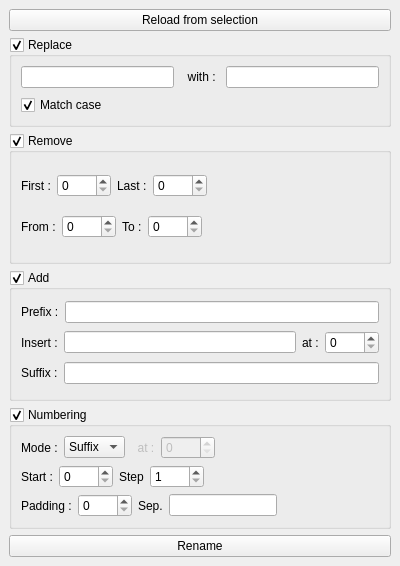
<?xml version="1.0" encoding="UTF-8"?>
<ui version="4.0">
 <class>MainWindow</class>
 <widget class="QMainWindow" name="MainWindow">
  <property name="geometry">
   <rect>
    <x>0</x>
    <y>0</y>
    <width>400</width>
    <height>566</height>
   </rect>
  </property>
  <property name="windowTitle">
   <string>MainWindow</string>
  </property>
  <widget class="QWidget" name="centralwidget">
   <layout class="QVBoxLayout" name="verticalLayout_9">
    <item>
     <widget class="QPushButton" name="reload_button">
      <property name="sizePolicy">
       <sizepolicy hsizetype="MinimumExpanding" vsizetype="Fixed">
        <horstretch>0</horstretch>
        <verstretch>0</verstretch>
       </sizepolicy>
      </property>
      <property name="text">
       <string>Reload from selection</string>
      </property>
     </widget>
    </item>
    <item>
     <widget class="QGroupBox" name="replace_group">
      <property name="sizePolicy">
       <sizepolicy hsizetype="Preferred" vsizetype="Fixed">
        <horstretch>0</horstretch>
        <verstretch>0</verstretch>
       </sizepolicy>
      </property>
      <property name="title">
       <string>Replace</string>
      </property>
      <property name="checkable">
       <bool>true</bool>
      </property>
      <layout class="QVBoxLayout" name="verticalLayout_3">
       <property name="leftMargin">
        <number>0</number>
       </property>
       <property name="topMargin">
        <number>0</number>
       </property>
       <property name="rightMargin">
        <number>0</number>
       </property>
       <property name="bottomMargin">
        <number>0</number>
       </property>
       <item>
        <widget class="QWidget" name="replace_widget" native="true">
         <layout class="QVBoxLayout" name="verticalLayout_5">
          <property name="spacing">
           <number>7</number>
          </property>
          <item>
           <layout class="QHBoxLayout" name="replace_layout">
            <item>
             <widget class="QLineEdit" name="replace_line"/>
            </item>
            <item>
             <widget class="QLabel" name="with_label">
              <property name="text">
               <string>  with : </string>
              </property>
             </widget>
            </item>
            <item>
             <widget class="QLineEdit" name="replacewith_line"/>
            </item>
           </layout>
          </item>
          <item>
           <widget class="QCheckBox" name="matchcase_checkbox">
            <property name="text">
             <string>Match case</string>
            </property>
            <property name="checked">
             <bool>true</bool>
            </property>
           </widget>
          </item>
         </layout>
        </widget>
       </item>
      </layout>
     </widget>
    </item>
    <item>
     <widget class="QGroupBox" name="remove_group">
      <property name="title">
       <string>Remove</string>
      </property>
      <property name="checkable">
       <bool>true</bool>
      </property>
      <layout class="QVBoxLayout" name="verticalLayout_2">
       <property name="leftMargin">
        <number>0</number>
       </property>
       <property name="topMargin">
        <number>0</number>
       </property>
       <property name="rightMargin">
        <number>0</number>
       </property>
       <property name="bottomMargin">
        <number>0</number>
       </property>
       <item>
        <widget class="QWidget" name="remove_widget" native="true">
         <layout class="QVBoxLayout" name="verticalLayout">
          <item>
           <layout class="QHBoxLayout" name="firstlast_layout">
            <item>
             <widget class="QLabel" name="fisrt_label">
              <property name="text">
               <string>First :</string>
              </property>
             </widget>
            </item>
            <item>
             <widget class="QSpinBox" name="first_spin">
              <property name="maximum">
               <number>9999</number>
              </property>
             </widget>
            </item>
            <item>
             <widget class="QLabel" name="last_label">
              <property name="text">
               <string>Last :</string>
              </property>
             </widget>
            </item>
            <item>
             <widget class="QSpinBox" name="last_spin">
              <property name="maximum">
               <number>9999</number>
              </property>
             </widget>
            </item>
            <item>
             <spacer name="firstlast_spacer">
              <property name="orientation">
               <enum>Qt::Horizontal</enum>
              </property>
              <property name="sizeHint" stdset="0">
               <size>
                <width>40</width>
                <height>20</height>
               </size>
              </property>
             </spacer>
            </item>
           </layout>
          </item>
          <item>
           <layout class="QHBoxLayout" name="fromto_layout">
            <item>
             <widget class="QLabel" name="from_label">
              <property name="text">
               <string>From :</string>
              </property>
             </widget>
            </item>
            <item>
             <widget class="QSpinBox" name="from_spin">
              <property name="maximum">
               <number>9999</number>
              </property>
             </widget>
            </item>
            <item>
             <widget class="QLabel" name="to_label">
              <property name="text">
               <string>To :</string>
              </property>
             </widget>
            </item>
            <item>
             <widget class="QSpinBox" name="to_spin">
              <property name="maximum">
               <number>9999</number>
              </property>
             </widget>
            </item>
            <item>
             <spacer name="fromto_spacer">
              <property name="orientation">
               <enum>Qt::Horizontal</enum>
              </property>
              <property name="sizeHint" stdset="0">
               <size>
                <width>40</width>
                <height>20</height>
               </size>
              </property>
             </spacer>
            </item>
           </layout>
          </item>
         </layout>
        </widget>
       </item>
      </layout>
     </widget>
    </item>
    <item>
     <widget class="QGroupBox" name="add_group">
      <property name="title">
       <string>Add</string>
      </property>
      <property name="checkable">
       <bool>true</bool>
      </property>
      <layout class="QVBoxLayout" name="verticalLayout_7">
       <property name="leftMargin">
        <number>0</number>
       </property>
       <property name="topMargin">
        <number>0</number>
       </property>
       <property name="rightMargin">
        <number>0</number>
       </property>
       <property name="bottomMargin">
        <number>0</number>
       </property>
       <item>
        <widget class="QWidget" name="add_widget" native="true">
         <layout class="QVBoxLayout" name="verticalLayout_6">
          <item>
           <layout class="QHBoxLayout" name="prefix_layout">
            <item>
             <widget class="QLabel" name="prefix_label">
              <property name="text">
               <string>Prefix :</string>
              </property>
             </widget>
            </item>
            <item>
             <widget class="QLineEdit" name="prefix_line"/>
            </item>
           </layout>
          </item>
          <item>
           <layout class="QHBoxLayout" name="insert_layout">
            <item>
             <widget class="QLabel" name="insert_label">
              <property name="text">
               <string>Insert :</string>
              </property>
             </widget>
            </item>
            <item>
             <widget class="QLineEdit" name="insert_line"/>
            </item>
            <item>
             <widget class="QLabel" name="insertat_label">
              <property name="text">
               <string>at :</string>
              </property>
             </widget>
            </item>
            <item>
             <widget class="QSpinBox" name="insertat_spin">
              <property name="maximum">
               <number>9999</number>
              </property>
             </widget>
            </item>
           </layout>
          </item>
          <item>
           <layout class="QHBoxLayout" name="suffix_layout">
            <item>
             <widget class="QLabel" name="suffix_label">
              <property name="text">
               <string>Suffix :</string>
              </property>
             </widget>
            </item>
            <item>
             <widget class="QLineEdit" name="suffix_line"/>
            </item>
           </layout>
          </item>
         </layout>
        </widget>
       </item>
      </layout>
     </widget>
    </item>
    <item>
     <widget class="QGroupBox" name="numbering_group">
      <property name="sizePolicy">
       <sizepolicy hsizetype="Preferred" vsizetype="Fixed">
        <horstretch>0</horstretch>
        <verstretch>0</verstretch>
       </sizepolicy>
      </property>
      <property name="title">
       <string>Numbering</string>
      </property>
      <property name="checkable">
       <bool>true</bool>
      </property>
      <layout class="QVBoxLayout" name="verticalLayout_4">
       <property name="leftMargin">
        <number>0</number>
       </property>
       <property name="topMargin">
        <number>0</number>
       </property>
       <property name="rightMargin">
        <number>0</number>
       </property>
       <property name="bottomMargin">
        <number>0</number>
       </property>
       <item>
        <widget class="QWidget" name="numbering_widget" native="true">
         <layout class="QVBoxLayout" name="verticalLayout_8">
          <item>
           <layout class="QHBoxLayout" name="mode_layout">
            <item>
             <widget class="QLabel" name="mode_label">
              <property name="text">
               <string>Mode :</string>
              </property>
             </widget>
            </item>
            <item>
             <widget class="QComboBox" name="mode_combo">
              <item>
               <property name="text">
                <string>Suffix</string>
               </property>
              </item>
              <item>
               <property name="text">
                <string>Prefix</string>
               </property>
              </item>
              <item>
               <property name="text">
                <string>Insert</string>
               </property>
              </item>
             </widget>
            </item>
            <item>
             <widget class="QLabel" name="modeat_label">
              <property name="enabled">
               <bool>false</bool>
              </property>
              <property name="text">
               <string>  at :</string>
              </property>
             </widget>
            </item>
            <item>
             <widget class="QSpinBox" name="modeat_spin">
              <property name="enabled">
               <bool>false</bool>
              </property>
              <property name="maximum">
               <number>9999</number>
              </property>
             </widget>
            </item>
            <item>
             <spacer name="mode_spacer">
              <property name="orientation">
               <enum>Qt::Horizontal</enum>
              </property>
              <property name="sizeHint" stdset="0">
               <size>
                <width>40</width>
                <height>20</height>
               </size>
              </property>
             </spacer>
            </item>
           </layout>
          </item>
          <item>
           <layout class="QHBoxLayout" name="startstep_layout">
            <item>
             <widget class="QLabel" name="start_label">
              <property name="text">
               <string>Start :</string>
              </property>
             </widget>
            </item>
            <item>
             <widget class="QSpinBox" name="start_spin">
              <property name="maximum">
               <number>9999</number>
              </property>
             </widget>
            </item>
            <item>
             <widget class="QLabel" name="step_label">
              <property name="text">
               <string>Step</string>
              </property>
             </widget>
            </item>
            <item>
             <widget class="QSpinBox" name="step_spin">
              <property name="minimum">
               <number>1</number>
              </property>
              <property name="maximum">
               <number>9999</number>
              </property>
             </widget>
            </item>
            <item>
             <spacer name="startstep_spacer">
              <property name="orientation">
               <enum>Qt::Horizontal</enum>
              </property>
              <property name="sizeHint" stdset="0">
               <size>
                <width>40</width>
                <height>20</height>
               </size>
              </property>
             </spacer>
            </item>
           </layout>
          </item>
          <item>
           <layout class="QHBoxLayout" name="padding_layout">
            <item>
             <widget class="QLabel" name="padding_label">
              <property name="text">
               <string>Padding :</string>
              </property>
             </widget>
            </item>
            <item>
             <widget class="QSpinBox" name="padding_spin">
              <property name="maximum">
               <number>9999</number>
              </property>
             </widget>
            </item>
            <item>
             <widget class="QLabel" name="sep_label">
              <property name="text">
               <string>Sep.</string>
              </property>
             </widget>
            </item>
            <item>
             <widget class="QLineEdit" name="sep_line"/>
            </item>
            <item>
             <spacer name="padding_spacer">
              <property name="orientation">
               <enum>Qt::Horizontal</enum>
              </property>
              <property name="sizeHint" stdset="0">
               <size>
                <width>40</width>
                <height>20</height>
               </size>
              </property>
             </spacer>
            </item>
            <item>
             <spacer name="horizontalSpacer">
              <property name="orientation">
               <enum>Qt::Horizontal</enum>
              </property>
              <property name="sizeHint" stdset="0">
               <size>
                <width>40</width>
                <height>20</height>
               </size>
              </property>
             </spacer>
            </item>
           </layout>
          </item>
         </layout>
        </widget>
       </item>
      </layout>
     </widget>
    </item>
    <item>
     <widget class="QPushButton" name="rename_button">
      <property name="text">
       <string>Rename</string>
      </property>
     </widget>
    </item>
   </layout>
  </widget>
 </widget>
 <resources/>
 <connections/>
</ui>
